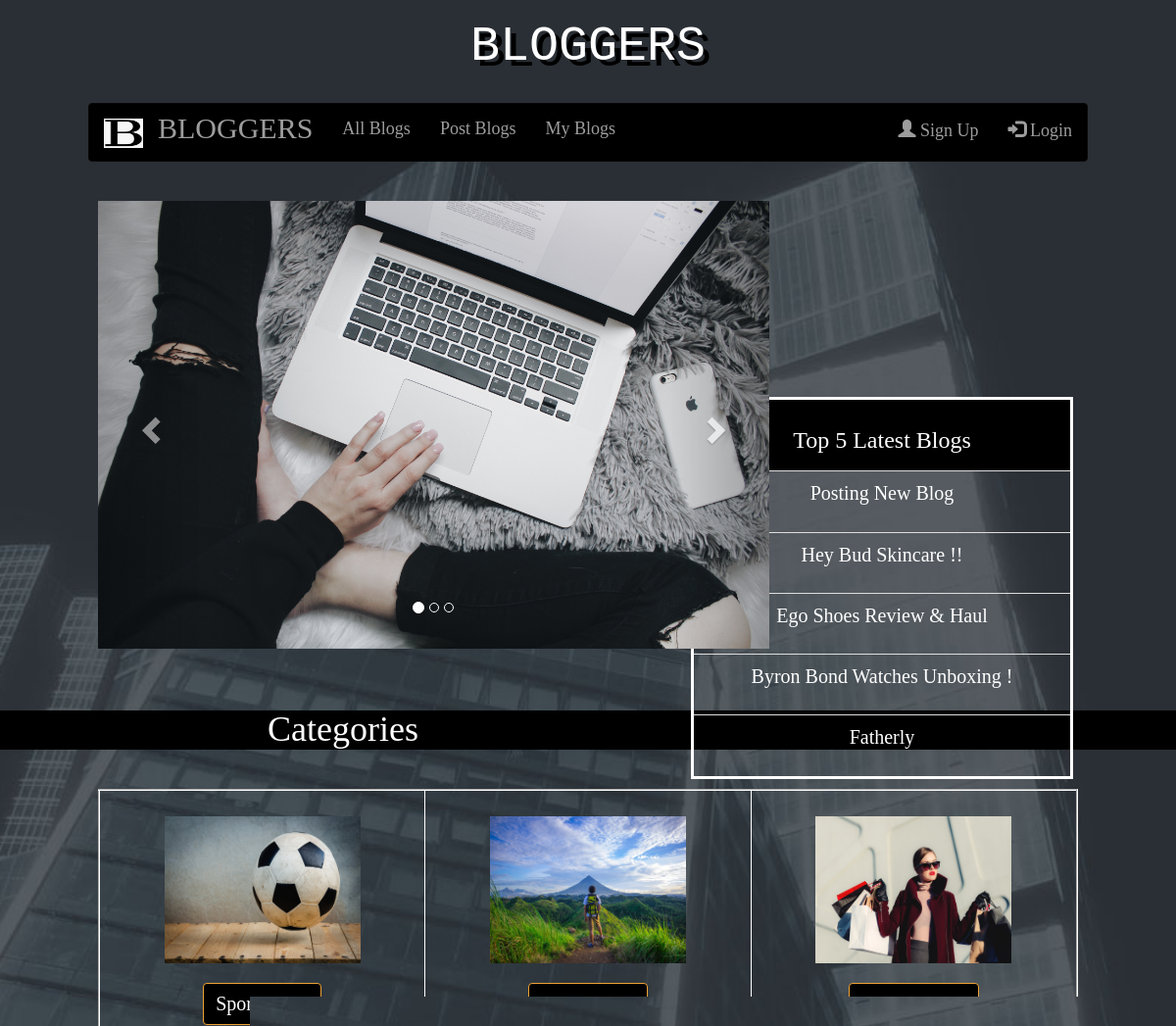
The app's page / (upper part), older data.
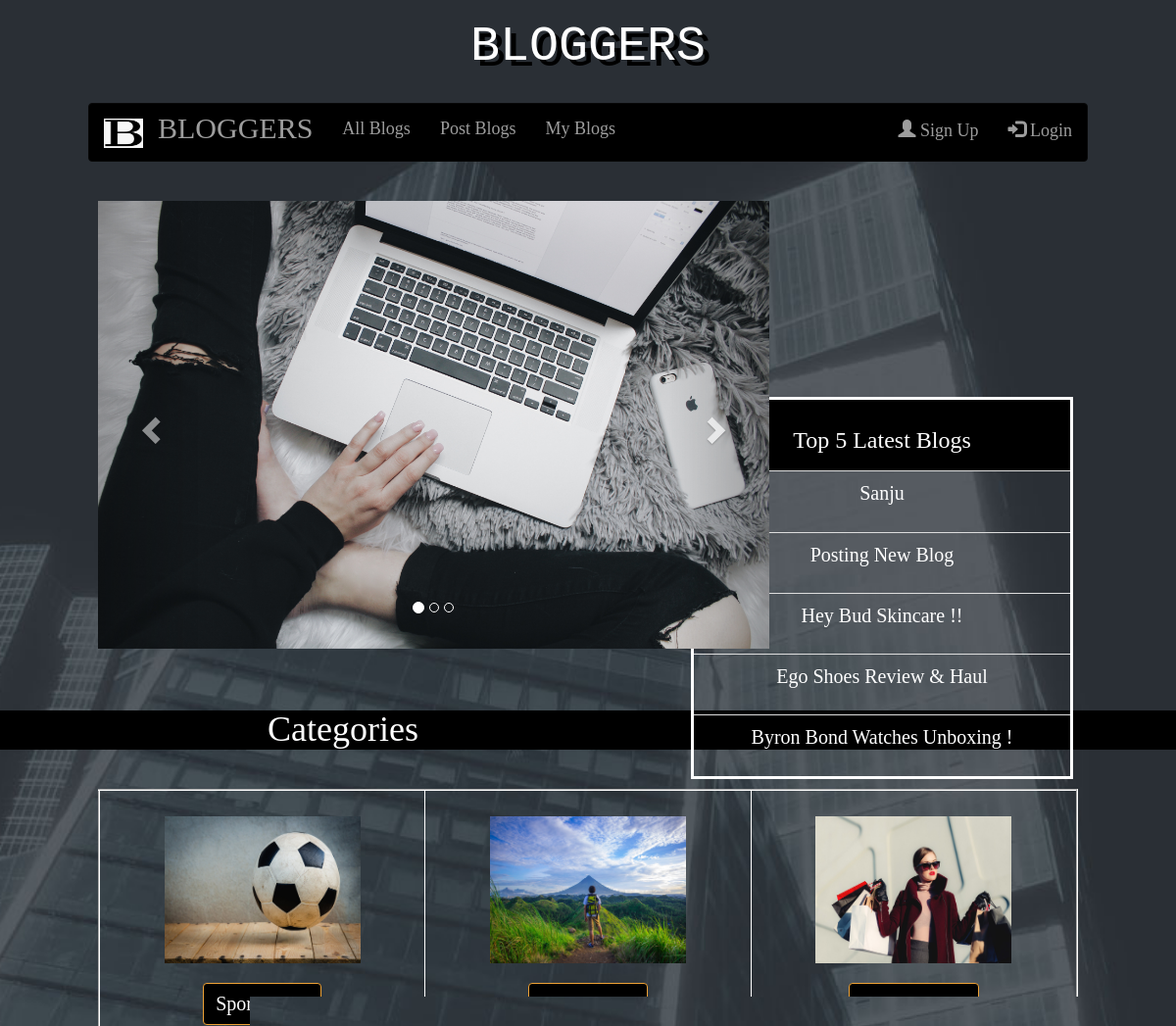
The same page, newer data.
### app1/models.py (models this page shows, shortened)
class post(models.Model):
    STATUS_CHOICES = (('draft','Draft'),('published','Published'))
    CATEGORY_CHOICES = (('travel blogs','Travel Blogs'),('fashion blogs','Fashion Blogs'),('food blogs','Food Blogs'),('educational blogs','Educational Blogs'),('parenting blogs','Parenting Blogs'),('movie and music blogs','Movie And Music Blogs'),('sports blogs','Sports Blogs'),('personal blogs','Personal Blogs'),('other','Other'))
    title = models.CharField(max_length = 260)
    slug = models.SlugField(max_length = 264,unique_for_date='publish')
    author = models.ForeignKey(User,related_name='blog_posts',on_delete=models.CASCADE)
    body = models.TextField()
    publish = models.DateTimeField(default = timezone.now)
    created = models.DateTimeField(auto_now_add = True)
    updated = models.DateTimeField(auto_now_add = True)
    image = models.FileField(upload_to = "images/",default="blogger.jpg")
    status = models.CharField(max_length = 20,choices = STATUS_CHOICES,default = 'draft')
    category = models.CharField(max_length = 50,choices = CATEGORY_CHOICES,default = 'other')
    class Meta:
        ordering = ('-publish',)

### app1/views.py (the view)
# urls.py: path('',views.homepage_view.as_view(),name = 'home'),
class homepage_view(ListView):
    model = post
    paginate_by = 5
    template_name = "app1/homepage.html"
    queryset = post.objects.filter(~Q(status = 'draft'))  # show the latest 5 blogs excepting the blogs whose status is draft
    context_object_name = "allblogs"

### template/app1/homepage.html (shortened to what this page needs)
<!DOCTYPE html>
{% load static %}
<html lang="en">
<head>
  <link rel="stylesheet" href="https://maxcdn.bootstrapcdn.com/bootstrap/3.4.1/css/bootstrap.min.css">
</head>
<body>
  <center>
    <h1 style="font-size:50px; font-family:monospace; text-shadow:6px 6px black;">BLOGGERS</h1>
    <br>
    <nav class="navbar navbar-inverse" id="navi">
      <a class="navbar-brand">
       <img src="{% static 'images/b.png' %}" alt="Logo" style="width:40px;height:30px;">
     </a>
      <div class="container-fluid">
        <div class="navbar-header">
          <a class="navbar-brand" href="/" style="font-size:30px;">BLOGGERS</a>
        </div>
        <ul class="nav navbar-nav">
          <li><a href="/allblogs">All Blogs</a></li>
          <li><a href="/postblogs">Post Blogs</a></li>
          <li><a href="/myblogs">My Blogs</a></li>
        </ul>
        <ul class="nav navbar-nav navbar-right">
          {% if not request.user.is_authenticated %}
          <li><a href="/signup"><span class="glyphicon glyphicon-user"></span> Sign Up</a></li>
          {% endif %}
          {% if not request.user.is_authenticated %}
          <li><a href="/accounts/login"><span class="glyphicon glyphicon-log-in"></span> Login</a></li>
          {% endif %}
        </ul>
      </div>
    </nav><br>
<div id="themain">
<div class="container" style="height:200px; width:800px;" id="caro">
    <div id="myCarousel" class="carousel slide" data-ride="carousel">
      <ol class="carousel-indicators">
        <li data-target="#myCarousel" data-slide-to="0" class="active"></li>
        <li data-target="#myCarousel" data-slide-to="1"></li>
        <li data-target="#myCarousel" data-slide-to="2"></li>
      </ol>
      <div class="carousel-inner">
        <div class="item active">
          <img src="{% static 'images/blog1.jpg' %}" alt="carousel image">
        </div>
      </div>
      <a class="left carousel-control" href="#myCarousel" data-slide="prev">
        <span class="glyphicon glyphicon-chevron-left"></span>
      </a>
      <a class="right carousel-control" href="#myCarousel" data-slide="next">
        <span class="glyphicon glyphicon-chevron-right"></span>
      </a>
    </div>
</div>
<br><br>
  <div class="#" id="side" style="height:400px; width:400px;" >
    <table style="height:390px; width:390px;" class="table table-sm table-dark" id="tb">
      <thead>
          <tr>
            <td style="background:black;"><h3><marquee scrollamount="8"> Top 5 Latest Blogs </marquee></h3></td>
          </tr>
      </thead>
      <tbody>
        {% for i in allblogs %}
        <tr>
          <td><a href="/{{i.id}}" style="color:white; font-size:20px; font-family:serif;" >{{i.title|truncatechars:40|title}}</a></td>
        </tr>
        {% endfor %}
      </tbody>
    </table>
  </div>
</div>
<div>
  <h1 align="center" style="background:black;">Categories</h1>
  <br>
  <table border="2px" style="height:800px; width:1000px; text-align:center; border-color:white;">
  <center>
    <tr>
      <td><img src="{% static 'images/sports.jpeg' %}" style="height:150px; width:200px;" alt=""><br><br><a href="/sports_cat" style="color:white; font-size:20px; background:black;" class="btn btn-warning">Sports Blog</a></td>
      <td><img src="{% static 'images/travel.jpeg' %}" style="height:150px; width:200px;" alt=""><br><br><a href="/travel_cat" style="color:white; font-size:20px; background:black;" class="btn btn-warning">Travel Blog</a></td>
      <td><img src="{% static 'images/fashion.jpeg' %}" style="height:150px; width:200px;" alt=""><br><br><a href="/fashion_cat" style="color:white; font-size:20px; background:black;" class="btn btn-warning">Fashion Blog</a></td>
    </tr>
  </center>
  </table>
</div><br>
</center>
</body>
</html>

Row changes from the older to the newer data that the page shows:
no longer on this page (row unchanged): post: title "Fatherly"
added post: title "Sanju"
